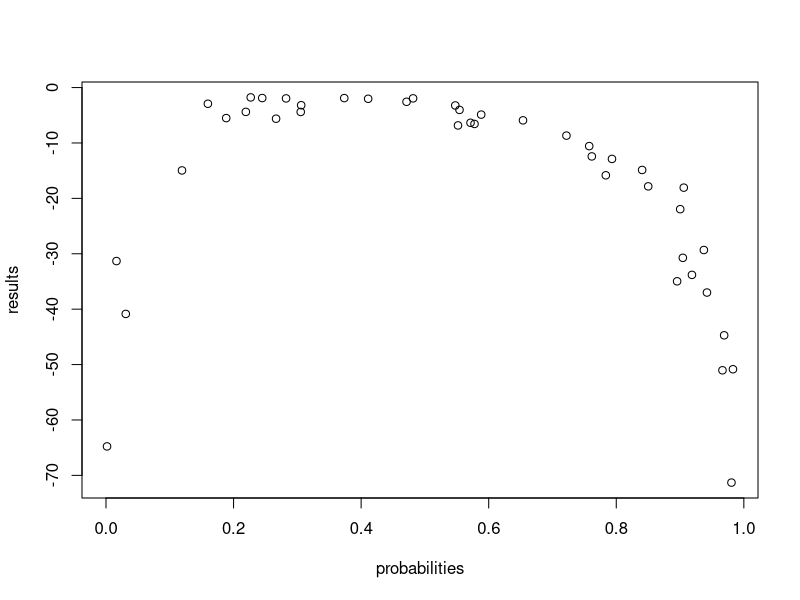
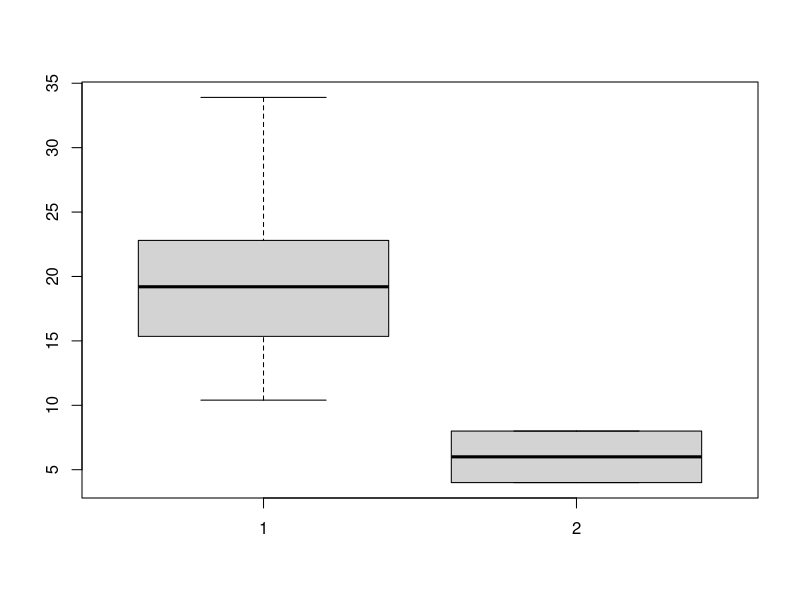
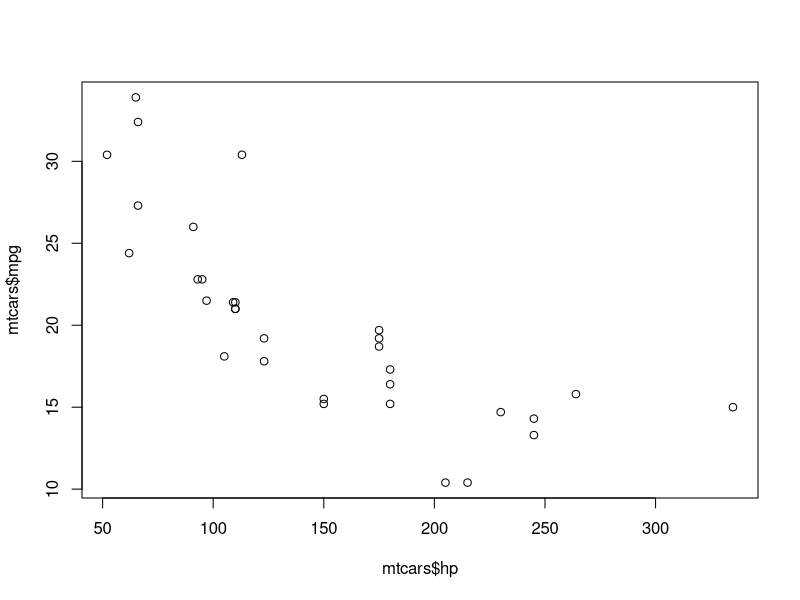

Reproduce these figures in R, in order.
## ---- chunk 1
knitr::opts_chunk$set(echo = TRUE)
## ---- chunk 2
shots = c(
  8, 5, 12, 11, 12, 8, 6, 7, 11, 7, 11, 13, 15,
  12, 17, 12, 9, 15, 8, 11, 11, 13, 10, 8, 12, 12, 11,
  13, 12, 14, 9, 11, 13, 10, 10, 12, 13, 10, 15, 12, 15, 12
)
## ---- chunk 3
f = function(p, element){
  x = dbinom(x=element, 30, p)
  log(x)
}
## ---- chunk 4
probabilities = runif(n=length(shots))
results = c()

for (i in 1:length(shots)) {
  prob = f(probabilities[i], shots[i])
  results = append(results, prob)
}
## ---- chunk 5
plot(x = probabilities, y = results, type="p")
## ---- chunk 6
getTheBestProb = function(probabilities, probs){
  probabilities[which.max(probs)]
}

getTheBestProb(probabilities,results)
## ---- chunk 7
cars = mtcars[1:5, ]
## ---- chunk 8
rownames(mtcars)[which.max(mtcars$hp)]
rownames(mtcars[order(mtcars$wt), ])[1:5]
## ---- chunk 9
boxplot(mtcars$mpg, mtcars$cyl)
## ---- chunk 10
plot(mtcars$hp, mtcars$mpg)
cor(mtcars$hp, mtcars$mpg)
## ---- chunk 11
quantile(mtcars$hp, 0.80)
## ---- chunk 12
sum(mtcars$hp < 100) / length(mtcars$hp) * 100
## ---- chunk 13
prop.table(table(mtcars$cyl, mtcars$gear), 2)[3, 3]
## ---- chunk 14
boughtGums = function(){
  gumsNumber = 20
  
  while(TRUE){
    gums = sample(1:20, size=gumsNumber, replace=T)
    uniqueGums = unique(gums)
    
    if(length(uniqueGums) == 20){
      print(gumsNumber)
      break
    }
    else{
      gumsNumber = gumsNumber + 1
    }
  }
}

boughtGums()
